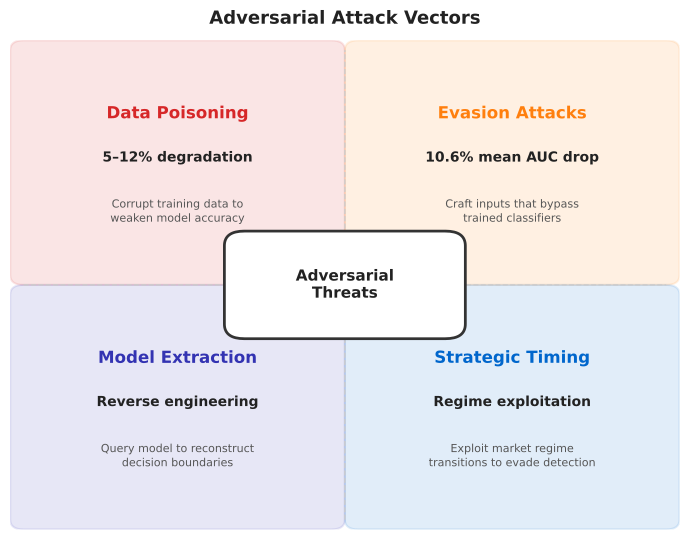

This figure's Python source:
#!/usr/bin/env python3
"""Adversarial Attack Vectors -- Section 05 Adversarial & Regulatory.

Four-quadrant diagram showing attack vectors with colour-coded quadrants,
key statistics, and brief descriptions.
"""

import pathlib
import matplotlib.pyplot as plt
import matplotlib.patches as mpatches

# -- colour palette -----------------------------------------------------------
mlblue = (0 / 255, 102 / 255, 204 / 255)
mlpurple = (51 / 255, 51 / 255, 178 / 255)
mllavender = (173 / 255, 173 / 255, 224 / 255)
mlorange = (255 / 255, 127 / 255, 14 / 255)
mlgreen = (44 / 255, 160 / 255, 44 / 255)
mlred = (214 / 255, 39 / 255, 40 / 255)

# -- quadrant data ------------------------------------------------------------
quadrants = [
    {
        "title": "Data Poisoning",
        "stat": "5\u201312% degradation",
        "desc": "Corrupt training data to\nweaken model accuracy",
        "color": mlred,
        "xy": (0.25, 0.75),
    },
    {
        "title": "Evasion Attacks",
        "stat": "10.6% mean AUC drop",
        "desc": "Craft inputs that bypass\ntrained classifiers",
        "color": mlorange,
        "xy": (0.75, 0.75),
    },
    {
        "title": "Model Extraction",
        "stat": "Reverse engineering",
        "desc": "Query model to reconstruct\ndecision boundaries",
        "color": mlpurple,
        "xy": (0.25, 0.25),
    },
    {
        "title": "Strategic Timing",
        "stat": "Regime exploitation",
        "desc": "Exploit market regime\ntransitions to evade detection",
        "color": mlblue,
        "xy": (0.75, 0.25),
    },
]

# -- figure -------------------------------------------------------------------
fig, ax = plt.subplots(figsize=(7, 5.5))
ax.set_xlim(0, 1)
ax.set_ylim(0, 1)
ax.axis("off")

# Draw quadrant backgrounds
for q in quadrants:
    x, y = q["xy"]
    rect_x = 0.02 if x < 0.5 else 0.52
    rect_y = 0.02 if y < 0.5 else 0.52
    rect = mpatches.FancyBboxPatch(
        (rect_x, rect_y), 0.46, 0.46,
        boxstyle="round,pad=0.02",
        facecolor=q["color"],
        alpha=0.12,
        edgecolor=q["color"],
        linewidth=1.5,
    )
    ax.add_patch(rect)

# Draw content in each quadrant
for q in quadrants:
    x, y = q["xy"]
    ax.text(x, y + 0.10, q["title"], ha="center", va="center",
            fontsize=12, fontweight="bold", color=q["color"])
    ax.text(x, y + 0.01, q["stat"], ha="center", va="center",
            fontsize=10, fontweight="bold", color="#222222")
    ax.text(x, y - 0.10, q["desc"], ha="center", va="center",
            fontsize=8, color="#555555", linespacing=1.4)

# Center label
center_box = mpatches.FancyBboxPatch(
    (0.35, 0.42), 0.30, 0.16,
    boxstyle="round,pad=0.03",
    facecolor="white",
    edgecolor="#333333",
    linewidth=2,
    zorder=10,
)
ax.add_patch(center_box)
ax.text(0.50, 0.50, "Adversarial\nThreats", ha="center", va="center",
        fontsize=11, fontweight="bold", color="#222222", zorder=11)

# Divider lines
ax.plot([0.50, 0.50], [0.02, 0.40], color="#cccccc", linewidth=1, ls="--")
ax.plot([0.50, 0.50], [0.60, 0.98], color="#cccccc", linewidth=1, ls="--")
ax.plot([0.02, 0.33], [0.50, 0.50], color="#cccccc", linewidth=1, ls="--")
ax.plot([0.67, 0.98], [0.50, 0.50], color="#cccccc", linewidth=1, ls="--")

ax.set_title("Adversarial Attack Vectors",
             fontsize=13, fontweight="bold", pad=12, color="#222222")

plt.tight_layout()

# -- save ---------------------------------------------------------------------
out_dir = pathlib.Path(__file__).parent
fig.savefig(out_dir / "01_attack_vectors.pdf", bbox_inches="tight")
fig.savefig(out_dir / "thumb.png", dpi=150, bbox_inches="tight")
plt.close(fig)
print(f"Saved to {out_dir}")
